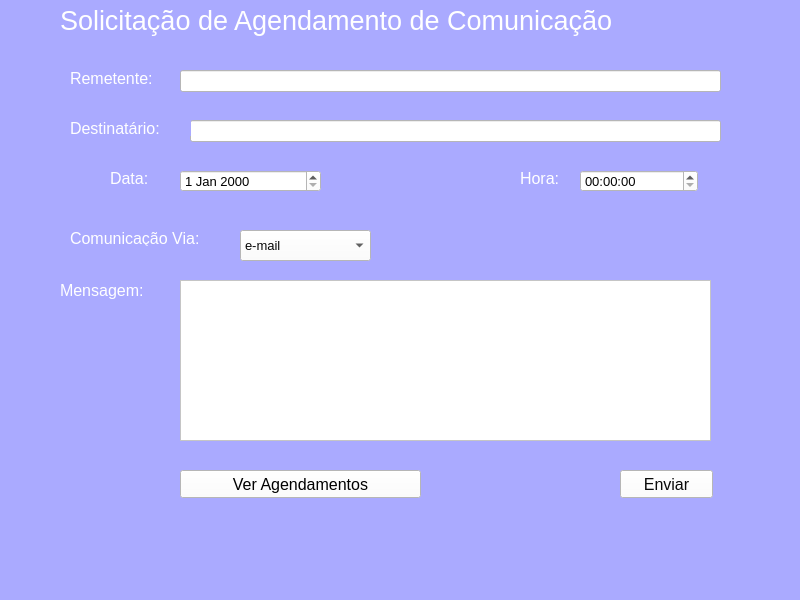
<?xml version="1.0" encoding="UTF-8"?>
<ui version="4.0">
 <class>MainWindow</class>
 <widget class="QMainWindow" name="MainWindow">
  <property name="geometry">
   <rect>
    <x>0</x>
    <y>0</y>
    <width>800</width>
    <height>600</height>
   </rect>
  </property>
  <property name="windowTitle">
   <string>MainWindow</string>
  </property>
  <property name="styleSheet">
   <string notr="true">color: rgb(255, 255, 255);
background-color: rgb(170, 170, 255);</string>
  </property>
  <widget class="QWidget" name="centralwidget">
   <widget class="QPushButton" name="botao_enviar">
    <property name="geometry">
     <rect>
      <x>620</x>
      <y>470</y>
      <width>93</width>
      <height>28</height>
     </rect>
    </property>
    <property name="font">
     <font>
      <pointsize>12</pointsize>
     </font>
    </property>
    <property name="styleSheet">
     <string notr="true">background-color: rgb(255, 255, 255);
color: rgb(9, 9, 9);</string>
    </property>
    <property name="text">
     <string>Enviar</string>
    </property>
   </widget>
   <widget class="QLineEdit" name="destino">
    <property name="geometry">
     <rect>
      <x>190</x>
      <y>120</y>
      <width>531</width>
      <height>22</height>
     </rect>
    </property>
    <property name="font">
     <font>
      <pointsize>10</pointsize>
     </font>
    </property>
    <property name="styleSheet">
     <string notr="true">background-color: rgb(255, 255, 255);
color: rgb(6, 6, 6);</string>
    </property>
   </widget>
   <widget class="QLabel" name="label_titulo">
    <property name="geometry">
     <rect>
      <x>60</x>
      <y>0</y>
      <width>661</width>
      <height>41</height>
     </rect>
    </property>
    <property name="font">
     <font>
      <pointsize>20</pointsize>
     </font>
    </property>
    <property name="text">
     <string>Solicitação de Agendamento de Comunicação</string>
    </property>
   </widget>
   <widget class="QLabel" name="label_data">
    <property name="geometry">
     <rect>
      <x>110</x>
      <y>170</y>
      <width>51</width>
      <height>16</height>
     </rect>
    </property>
    <property name="font">
     <font>
      <pointsize>12</pointsize>
     </font>
    </property>
    <property name="text">
     <string>Data:</string>
    </property>
   </widget>
   <widget class="QLabel" name="label_destino">
    <property name="geometry">
     <rect>
      <x>70</x>
      <y>120</y>
      <width>121</width>
      <height>16</height>
     </rect>
    </property>
    <property name="font">
     <font>
      <pointsize>12</pointsize>
     </font>
    </property>
    <property name="text">
     <string>Destinatário:</string>
    </property>
   </widget>
   <widget class="QLabel" name="label_mensagem">
    <property name="geometry">
     <rect>
      <x>60</x>
      <y>270</y>
      <width>111</width>
      <height>41</height>
     </rect>
    </property>
    <property name="font">
     <font>
      <pointsize>12</pointsize>
     </font>
    </property>
    <property name="text">
     <string>Mensagem:</string>
    </property>
   </widget>
   <widget class="QDateEdit" name="data">
    <property name="geometry">
     <rect>
      <x>180</x>
      <y>170</y>
      <width>141</width>
      <height>22</height>
     </rect>
    </property>
    <property name="font">
     <font>
      <pointsize>10</pointsize>
     </font>
    </property>
    <property name="styleSheet">
     <string notr="true">background-color: rgb(255, 255, 255);
color: rgb(0, 0, 0);</string>
    </property>
   </widget>
   <widget class="QLabel" name="label_hora">
    <property name="geometry">
     <rect>
      <x>520</x>
      <y>170</y>
      <width>55</width>
      <height>16</height>
     </rect>
    </property>
    <property name="font">
     <font>
      <pointsize>12</pointsize>
     </font>
    </property>
    <property name="text">
     <string>Hora:</string>
    </property>
   </widget>
   <widget class="QTimeEdit" name="tempo">
    <property name="geometry">
     <rect>
      <x>580</x>
      <y>170</y>
      <width>118</width>
      <height>22</height>
     </rect>
    </property>
    <property name="font">
     <font>
      <pointsize>10</pointsize>
     </font>
    </property>
    <property name="styleSheet">
     <string notr="true">background-color: rgb(255, 255, 255);
color: rgb(3, 3, 3);</string>
    </property>
   </widget>
   <widget class="QTextEdit" name="mensagem">
    <property name="geometry">
     <rect>
      <x>180</x>
      <y>280</y>
      <width>531</width>
      <height>161</height>
     </rect>
    </property>
    <property name="font">
     <font>
      <pointsize>10</pointsize>
     </font>
    </property>
    <property name="styleSheet">
     <string notr="true">background-color: rgb(255, 255, 255);
color: rgb(6, 6, 6);</string>
    </property>
   </widget>
   <widget class="QComboBox" name="comunicacao">
    <property name="geometry">
     <rect>
      <x>240</x>
      <y>230</y>
      <width>131</width>
      <height>31</height>
     </rect>
    </property>
    <property name="font">
     <font>
      <pointsize>10</pointsize>
     </font>
    </property>
    <property name="styleSheet">
     <string notr="true">color: rgb(7, 7, 7);
gridline-color: rgb(255, 255, 255);
selection-color: rgb(0, 0, 0);
selection-background-color: rgb(255, 255, 255);
background-color: rgb(255, 255, 255);</string>
    </property>
    <item>
     <property name="text">
      <string>e-mail</string>
     </property>
    </item>
    <item>
     <property name="text">
      <string>SMS</string>
     </property>
    </item>
    <item>
     <property name="text">
      <string>Whats app</string>
     </property>
    </item>
    <item>
     <property name="text">
      <string>Push</string>
     </property>
    </item>
   </widget>
   <widget class="QLabel" name="label_comunicacao">
    <property name="geometry">
     <rect>
      <x>70</x>
      <y>230</y>
      <width>161</width>
      <height>16</height>
     </rect>
    </property>
    <property name="font">
     <font>
      <pointsize>12</pointsize>
     </font>
    </property>
    <property name="text">
     <string>Comunicação Via:</string>
    </property>
   </widget>
   <widget class="QLabel" name="label">
    <property name="geometry">
     <rect>
      <x>70</x>
      <y>70</y>
      <width>111</width>
      <height>16</height>
     </rect>
    </property>
    <property name="font">
     <font>
      <pointsize>12</pointsize>
     </font>
    </property>
    <property name="text">
     <string>Remetente:</string>
    </property>
   </widget>
   <widget class="QLineEdit" name="remetente">
    <property name="geometry">
     <rect>
      <x>180</x>
      <y>70</y>
      <width>541</width>
      <height>22</height>
     </rect>
    </property>
    <property name="styleSheet">
     <string notr="true">background-color: rgb(255, 255, 255);
color: rgb(0, 0, 0);</string>
    </property>
   </widget>
   <widget class="QPushButton" name="botao_agendamentos">
    <property name="geometry">
     <rect>
      <x>180</x>
      <y>470</y>
      <width>241</width>
      <height>28</height>
     </rect>
    </property>
    <property name="font">
     <font>
      <pointsize>12</pointsize>
     </font>
    </property>
    <property name="styleSheet">
     <string notr="true">background-color: rgb(255, 255, 255);
color: rgb(0, 0, 0);</string>
    </property>
    <property name="text">
     <string>Ver Agendamentos</string>
    </property>
   </widget>
  </widget>
  <widget class="QMenuBar" name="menubar">
   <property name="geometry">
    <rect>
     <x>0</x>
     <y>0</y>
     <width>800</width>
     <height>25</height>
    </rect>
   </property>
  </widget>
  <widget class="QStatusBar" name="statusbar"/>
 </widget>
 <resources/>
 <connections/>
</ui>
